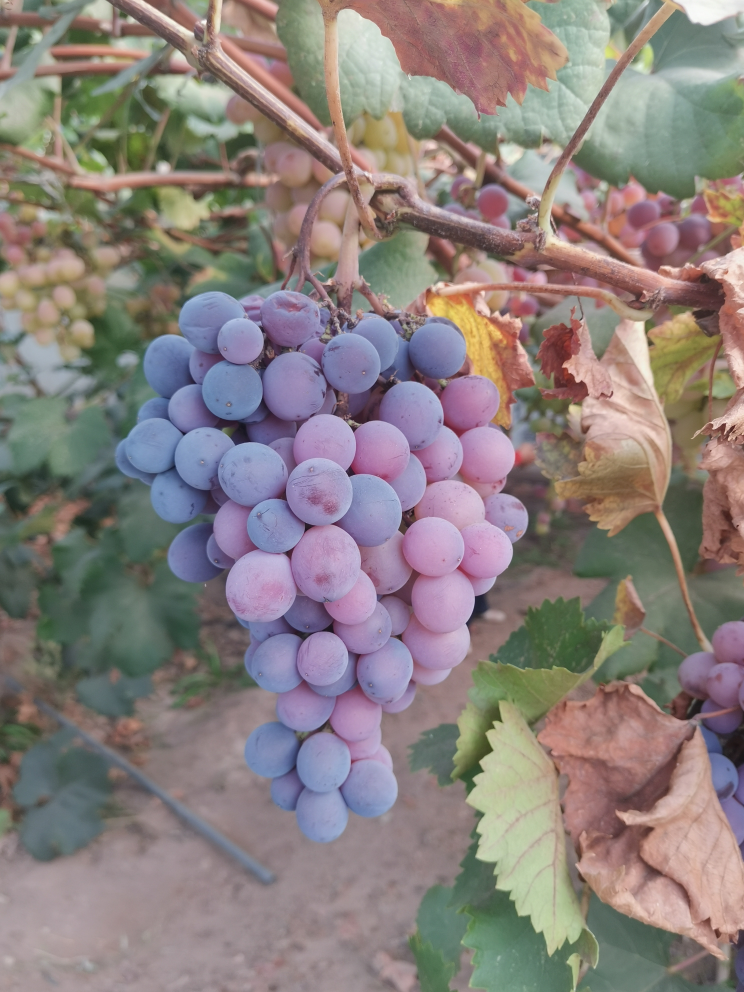
#> input picture config_files/image/G0001.JPG, 2976 x 3968 px, found by its file name (shown at 1/4 size)
$ python contour_detection.py
#> lines starting #> are read from the running program, lines starting #| are printed output that depends on the picture
import cv2
import numpy as np

# 边缘检测
img = cv2.imread('datasets/image/G0001.jpg')
#> img is the input picture: shape (3968, 2976, 3); mean B, G, R 125.9, 128.2, 138.1

img_down = cv2.pyrDown(img)  # 向下采样
img_up = cv2.pyrUp(img_down)  # 向上采样
img_laplacian = img - img_up  # 拉普拉斯金字塔
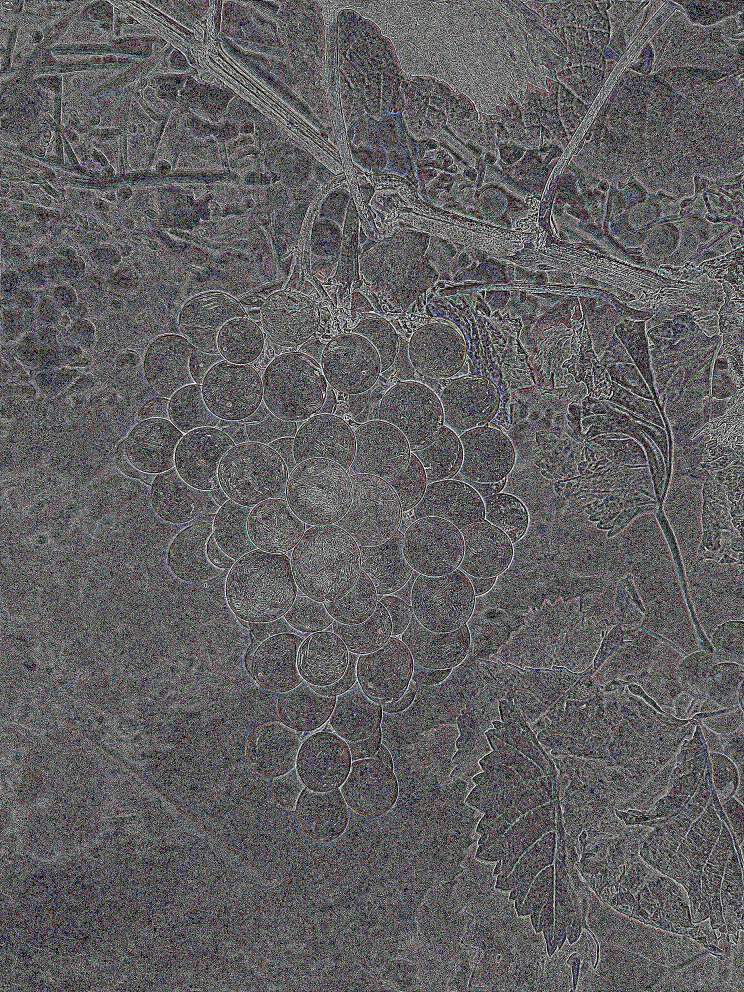
#> img_laplacian: shape (3968, 2976, 3) (shown at 1/4 size); mean B, G, R 96.7, 95.2, 96.2

cv2.imwrite('G0001.jpg', img_laplacian)
cv2.waitKey(0)
cv2.destroyAllWindows()

$ run again, with config_files/image/P0024.JPG copied over config_files/image/G0001.JPG
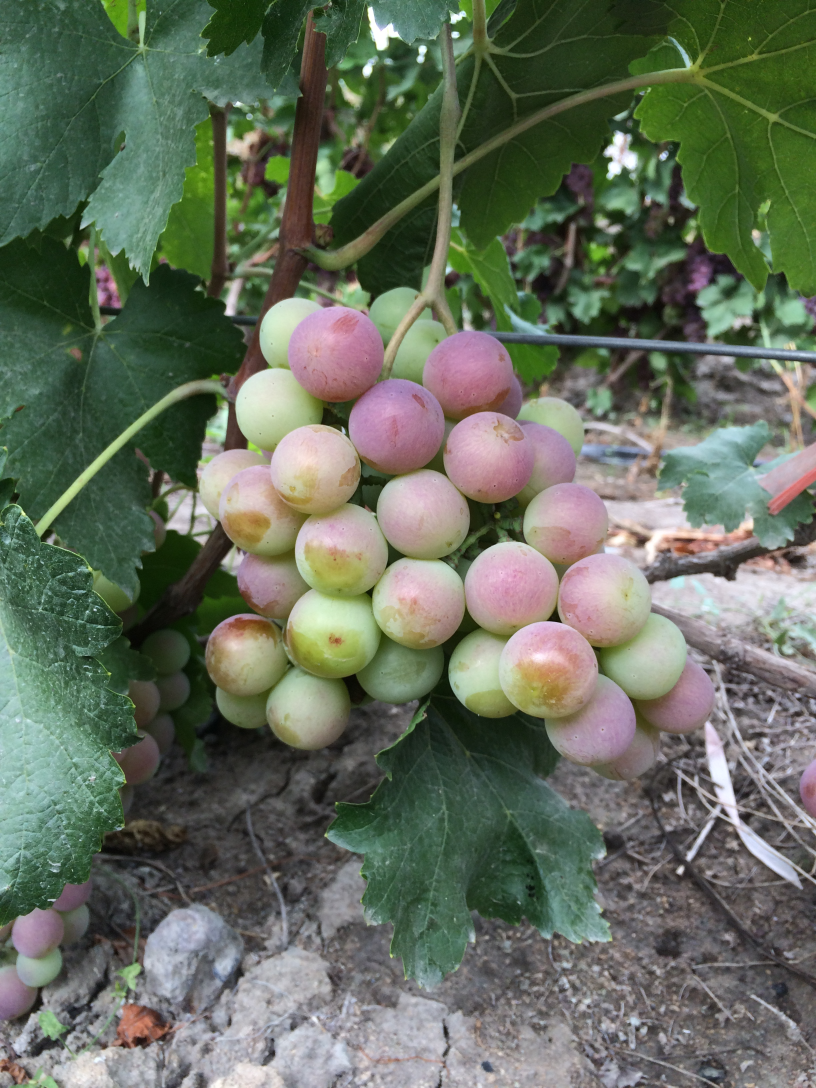
#> input picture config_files/image/P0024.JPG, 2448 x 3264 px, found by its file name (shown at 1/3 size)
#> img is the input picture: shape (3264, 2448, 3); mean B, G, R 93.8, 110.1, 101.3
#> `img_laplacian = img - img_up`:
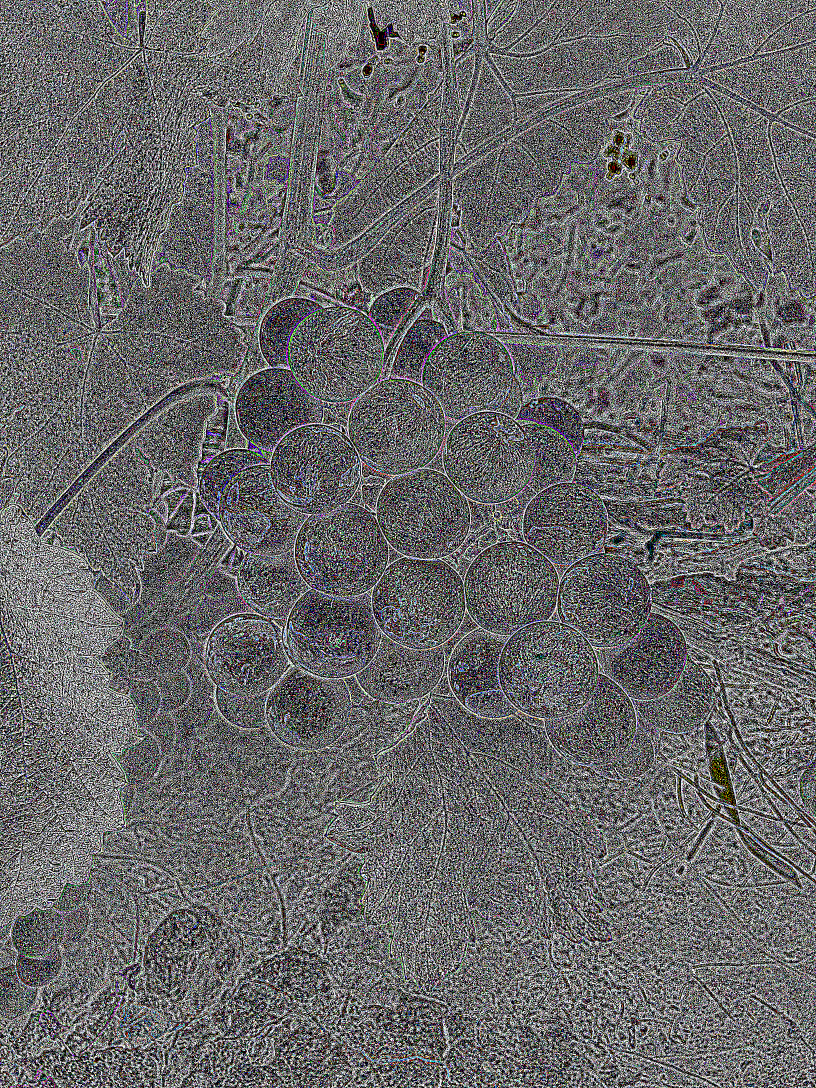
#> img_laplacian: shape (3264, 2448, 3) (shown at 1/3 size); mean B, G, R 104.2, 103.2, 103.7

$ run again, with config_files/image/P0279.jpg copied over config_files/image/G0001.JPG
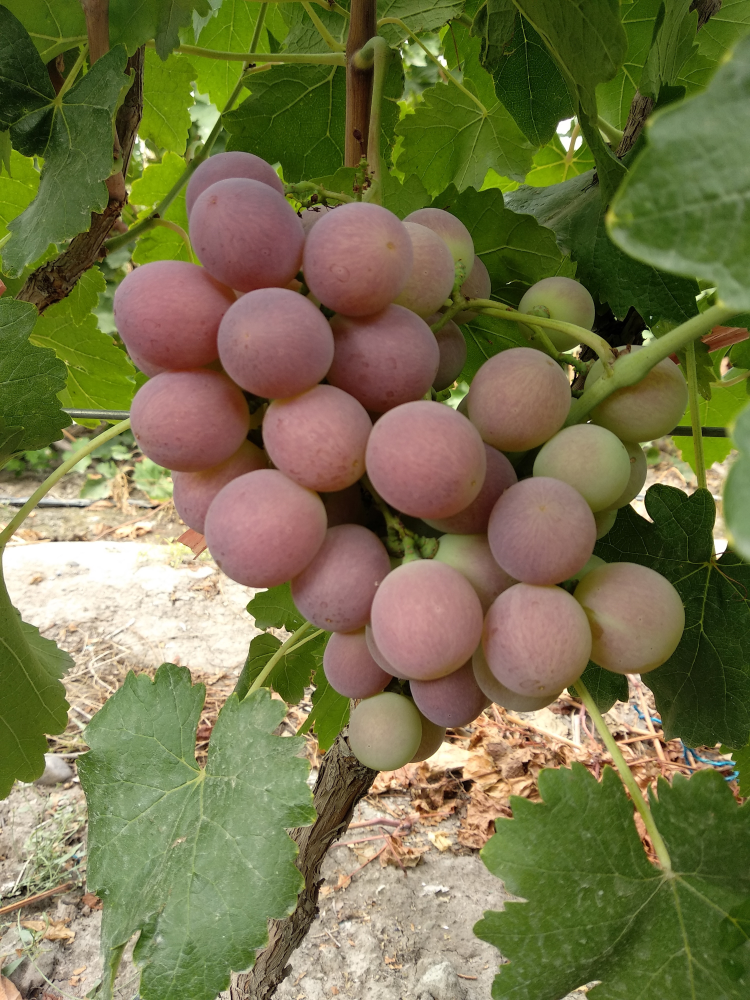
#> input picture config_files/image/P0279.jpg, 3000 x 4000 px, found by its file name (shown at 1/4 size)
#> img is the input picture: shape (4000, 3000, 3); mean B, G, R 73.9, 115.5, 118
#> `img_laplacian = img - img_up`:
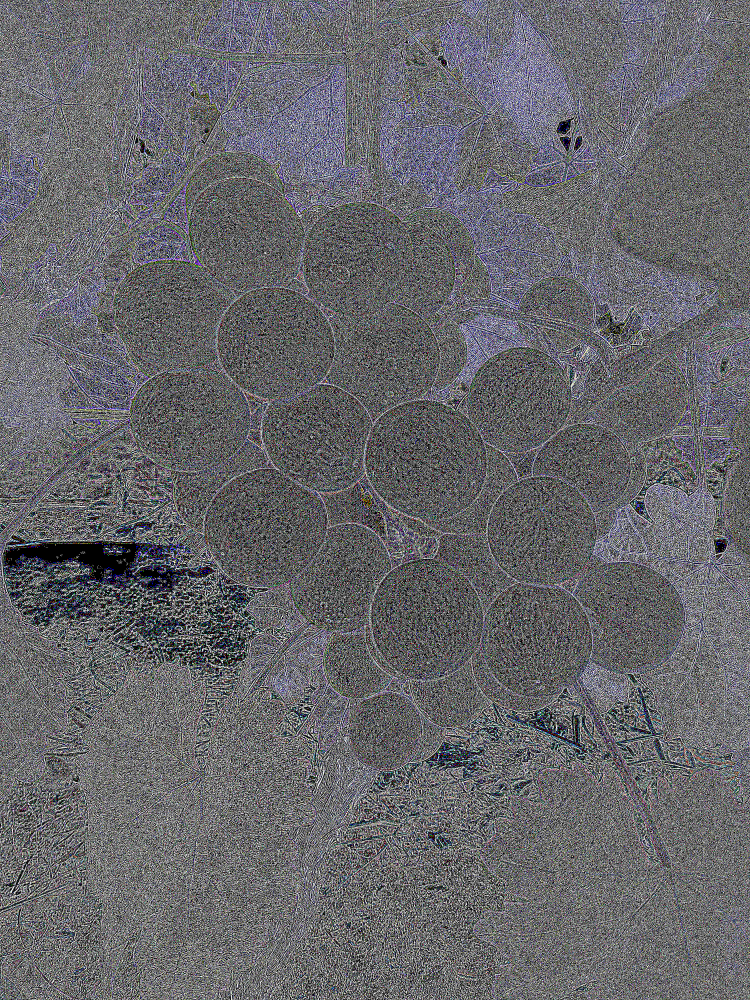
#> img_laplacian: shape (4000, 3000, 3) (shown at 1/4 size); mean B, G, R 106.8, 102.8, 102.9

$ run again, with config_files/image/TEST_1.jpg copied over config_files/image/G0001.JPG
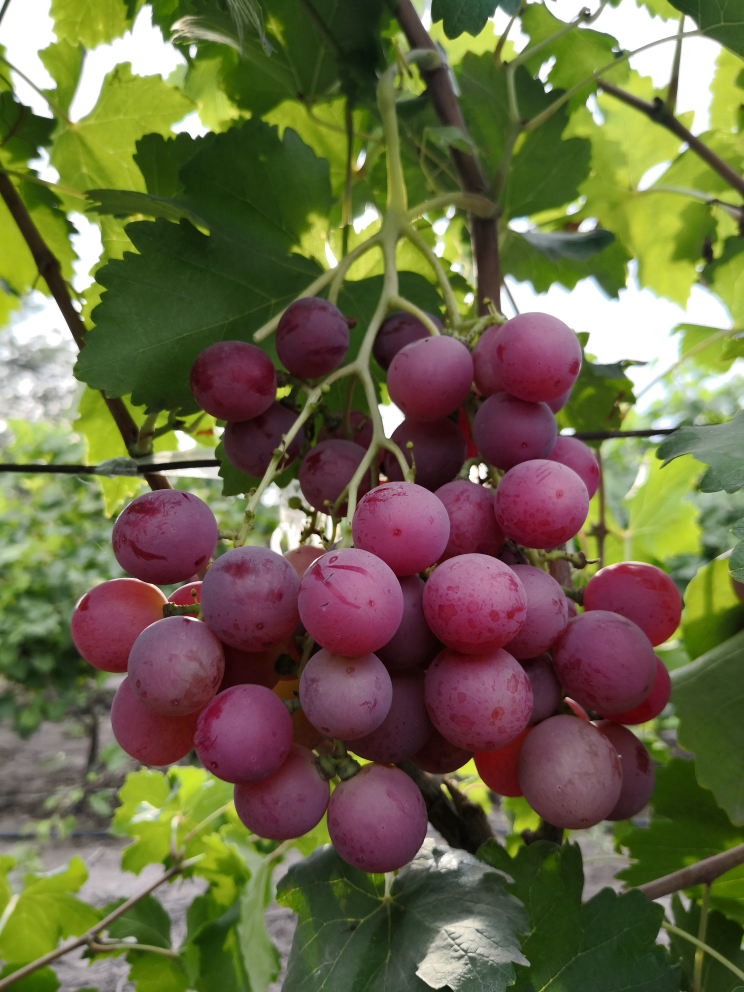
#> input picture config_files/image/TEST_1.jpg, 2976 x 3968 px, found by its file name (shown at 1/4 size)
#> img is the input picture: shape (3968, 2976, 3); mean B, G, R 69.9, 103.6, 107.3
#> `img_laplacian = img - img_up`:
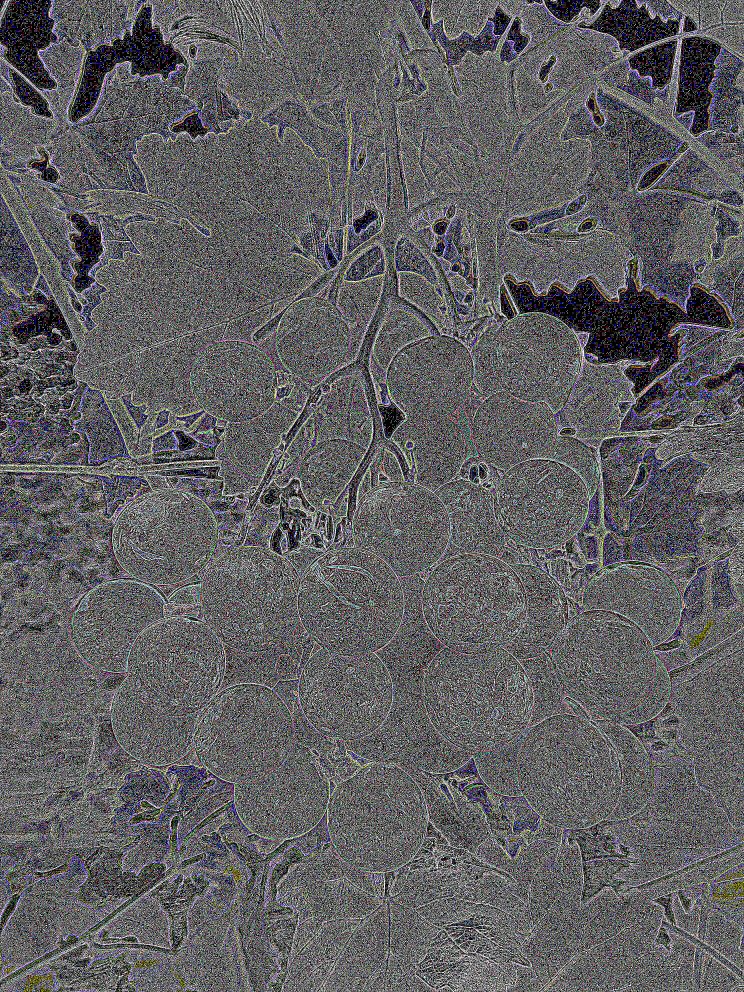
#> img_laplacian: shape (3968, 2976, 3) (shown at 1/4 size); mean B, G, R 97.4, 95.2, 95.9
